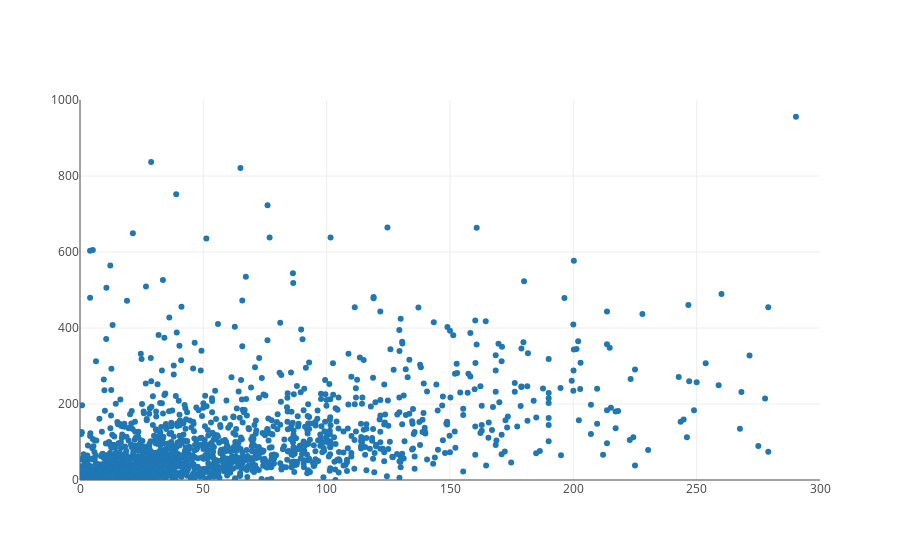

Notebook source saved alongside this figure:
### Markdown cell above
Huh, well we should've known.  Now let's zoom in on our dataset so that our plot no longer expands for just a few of the outliers. We will set the x-axis of our plot to go from zero to 300 million dollars, and the y-axis of our plot to go from zero to one billion dollars.

### Code cell
from graph import build_layout
revenues_per_budgets_trace = trace_values(budgets, domestic_revenues, text = titles)
revenues_layout = build_layout(x_range = [0, 300], y_range = [0, 1000])
plot([revenues_per_budgets_trace], revenues_layout)

### Figure 1 — Plotly figure (JSON) as saved in the notebook; plotly's stock layout.template omitted (floating-point values rounded to 4 significant figures; data arrays with more than 128 entries replaced by an {"elided": "..."} marker saying what was removed)
{"data": [{"mode": "markers", "name": "data", "text": {"elided": "1776 str values"}, "type": "scatter", "uid": "c58bcbd8-beb5-11e9-ac25-932d40de1aad", "x": {"elided": "1776 float values"}, "y": {"elided": "1776 float values"}}], "layout": {"xaxis": {"range": [0, 300]}, "yaxis": {"range": [0, 1000]}}}
